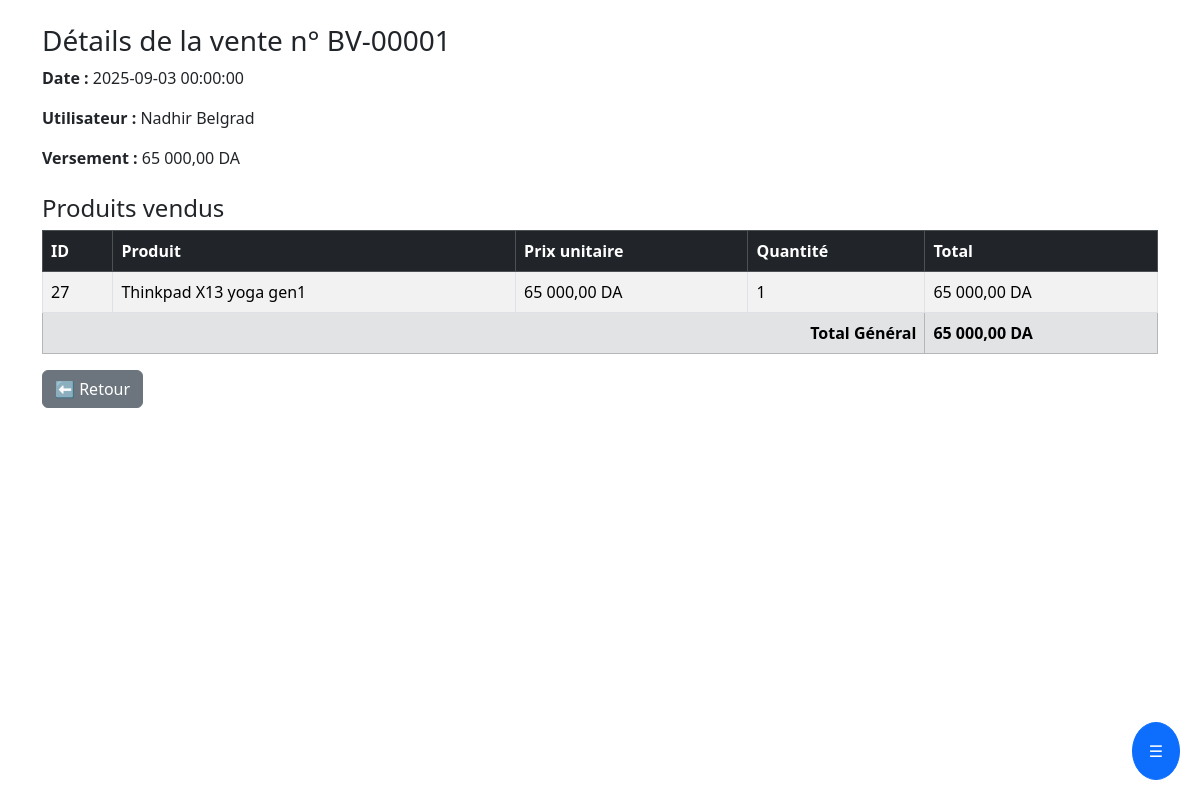
The page /vente_details.php?id=17 (signed in) on the database its author committed.
### tables this page shows
CREATE TABLE `ventes` (
  `id` int(11) NOT NULL,
  `num_vente` varchar(50) NOT NULL,
  `date` datetime NOT NULL DEFAULT current_timestamp(),
  `id_user` int(11) NOT NULL,
  `versement` decimal(10,2) NOT NULL DEFAULT 0.00
);

CREATE TABLE `users` (
  `id` int(11) NOT NULL,
  `username` varchar(100) NOT NULL,
  `password` varchar(255) NOT NULL,
  `rank` varchar(50) NOT NULL,
  `telephone` varchar(50) NOT NULL
);

CREATE TABLE `ventes_details` (
  `id` int(11) NOT NULL,
  `id_vente` int(11) NOT NULL,
  `id_produit` int(11) NOT NULL,
  `prix_vente` decimal(10,2) NOT NULL,
  `quantite` int(11) NOT NULL DEFAULT 1
);

CREATE TABLE `produits` (
  `id` int(11) NOT NULL,
  `code` varchar(50) NOT NULL,
  `name` varchar(100) NOT NULL,
  `description` text DEFAULT NULL,
  `quantite` int(11) DEFAULT 0,
  `photo` varchar(255) DEFAULT NULL,
  `prix_achat` decimal(10,2) DEFAULT NULL,
  `prix_vente` decimal(10,2) NOT NULL,
  `etat` enum('expose','vendue','garantie','test') DEFAULT 'expose',
  `created_at` timestamp NULL DEFAULT current_timestamp()
);

### vente_details.php (the view, shortened to what this page needs)
<?php
include "includes/db.php";
include "includes/header.php";
include "includes/sidebar.php";
$erreur = null;
if (!isset($_GET['id']) || !is_numeric($_GET['id'])) {
    $erreur = "ID de vente invalide.";
} else {
    $id_vente = (int) $_GET['id'];
    $sql = "SELECT v.id, v.num_vente, v.date, v.versement, u.username
            FROM ventes v
            LEFT JOIN users u ON v.id_user = u.id
            WHERE v.id = ?";
    $stmt = $conn->prepare($sql);
    $stmt->execute([$id_vente]);
    $vente = $stmt->fetch(PDO::FETCH_ASSOC);
    if (!$vente) {
        $erreur = "Vente introuvable.";
    } else {
        $sql_details = "SELECT vd.id, vd.quantite, vd.prix_vente, p.name AS produit_nom
                        FROM ventes_details vd
                        LEFT JOIN produits p ON vd.id_produit = p.id
                        WHERE vd.id_vente = ?";
        $stmt = $conn->prepare($sql_details);
        $stmt->execute([$id_vente]);
        $details = $stmt->fetchAll(PDO::FETCH_ASSOC);
    }
}
?>
<div class="container mt-4">
    <?php if ($erreur): ?>
        <div class="alert alert-danger text-center">
            <?= htmlspecialchars($erreur) ?>
        </div>
        <a href="ventes_historique.php" class="btn btn-secondary">⬅ Retour</a>
    <?php else: ?>
        <h3>Détails de la vente n° <?= htmlspecialchars($vente['num_vente']) ?></h3>
        <p><strong>Date :</strong> <?= htmlspecialchars($vente['date']) ?></p>
        <p><strong>Utilisateur :</strong> <?= htmlspecialchars($vente['username'] ?? "Inconnu") ?></p>
        <p><strong>Versement :</strong> <?= number_format($vente['versement'], 2, ',', ' ') ?> DA</p>
        <h4 class="mt-4">Produits vendus</h4>
        <table class="table table-bordered table-striped">
            <thead class="table-dark">
                <tr>
                    <th>ID</th>
                    <th>Produit</th>
                    <th>Prix unitaire</th>
                    <th>Quantité</th>
                    <th>Total</th>
                </tr>
            </thead>
            <tbody>
                <?php if (!empty($details)) : ?>
                    <?php
                    $total_general = 0;
                    foreach ($details as $d) :
                        $total = $d['prix_vente'] * $d['quantite'];
                        $total_general += $total;
                    ?>
                        <tr>
                            <td><?= htmlspecialchars($d['id']) ?></td>
                            <td><?= htmlspecialchars($d['produit_nom'] ?? "Produit supprimé") ?></td>
                            <td><?= number_format($d['prix_vente'], 2, ',', ' ') ?> DA</td>
                            <td><?= htmlspecialchars($d['quantite']) ?></td>
                            <td><?= number_format($total, 2, ',', ' ') ?> DA</td>
                        </tr>
                    <?php endforeach; ?>
                    <tr class="table-secondary">
                        <td colspan="4" class="text-end"><strong>Total Général</strong></td>
                        <td><strong><?= number_format($total_general, 2, ',', ' ') ?> DA</strong></td>
                    </tr>
                <?php else : ?>
                    <tr>
                        <td colspan="5" class="text-center">Aucun produit trouvé pour cette vente.</td>
                    </tr>
                <?php endif; ?>
            </tbody>
        </table>
        <a href="ventes_historique.php" class="btn btn-secondary">⬅ Retour</a>
    <?php endif; ?>
</div>

### rows shown on the page
ventes: num_vente "BV-00001", date "2025-09-03 00:00:00", id_user.username "Nadhir Belgrad", versement "65 000,00"
ventes_details: id "27", id_produit.name "Thinkpad X13 yoga gen1", prix_vente "65 000,00", quantite "1", total "65 000,00"

### other values the page prints
$total_general "65 000,00"
